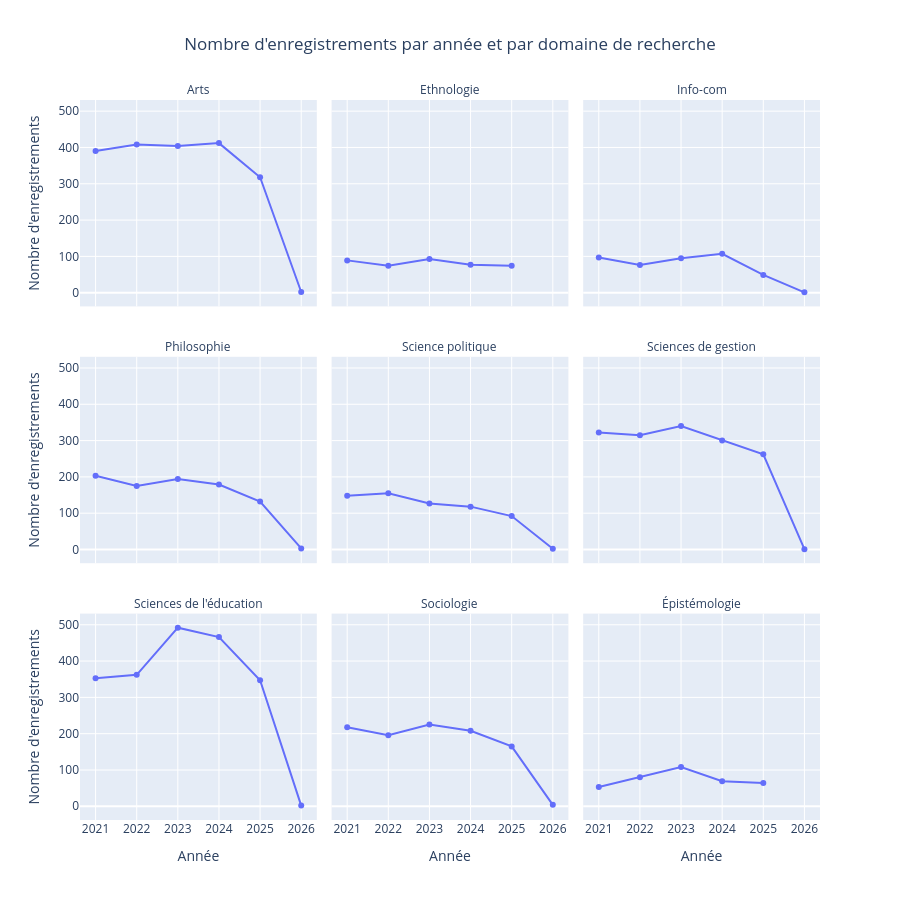

Source (notebook cell):
### Code cell
import plotly.express as px





df = pd.DataFrame(data)


df["annee"] = pd.to_numeric(df["annee"], errors="coerce")
df["cnu_norm"] = df["cnu_norm"].astype(str)

df = df.dropna(subset=["annee", "cnu"])
df["annee"] = df["annee"].astype(int)

# Compter le nombre d'enregistrements par année et par cnu
counts = (
    df.groupby(["cnu_norm", "annee"])
      .size()
      .reset_index(name="nb_enregistrements")
      .sort_values(["cnu_norm", "annee"])
)


fig = px.line(
    counts,
    x="annee",
    y="nb_enregistrements",
    facet_col="cnu_norm",
    facet_col_wrap=3,   
    markers=True,
    title="Nombre d'enregistrements par année et par domaine de recherche ",
    labels={
        "annee": "Année",
        "nb_enregistrements": "Nombre d'enregistrements",
        "cnu_norm": "Discipline"
    },
    hover_data={
        "annee": True,
        "cnu_norm": True,
        "nb_enregistrements": True
    }
)

# Remplacer cnu par sa valeur
fig.for_each_annotation(lambda a: a.update(text=a.text.split("=")[-1]))


# Mise en forme
fig.update_layout(
    height=900,
    showlegend=False,
    title_x=0.5
)

fig.update_xaxes(dtick=1)
fig.show()

### Figure 1 — Plotly figure (JSON) as saved in the notebook; plotly's stock layout.template omitted (floating-point values rounded to 4 significant figures)
{"data": [{"customdata": [["Arts"], ["Arts"], ["Arts"], ["Arts"], ["Arts"], ["Arts"]], "hovertemplate": "Discipline=%{customdata[0]}<br>Année=%{x}<br>Nombre d'enregistrements=%{y}<extra></extra>", "legendgroup": "", "line": {"color": "#636efa", "dash": "solid"}, "marker": {"symbol": "circle"}, "mode": "lines+markers", "name": "", "orientation": "v", "showlegend": false, "type": "scatter", "x": [2021, 2022, 2023, 2024, 2025, 2026], "xaxis": "x7", "y": [390, 408, 404, 412, 318, 2], "yaxis": "y7"}, {"customdata": [["Ethnologie"], ["Ethnologie"], ["Ethnologie"], ["Ethnologie"], ["Ethnologie"]], "hovertemplate": "Discipline=%{customdata[0]}<br>Année=%{x}<br>Nombre d'enregistrements=%{y}<extra></extra>", "legendgroup": "", "line": {"color": "#636efa", "dash": "solid"}, "marker": {"symbol": "circle"}, "mode": "lines+markers", "name": "", "orientation": "v", "showlegend": false, "type": "scatter", "x": [2021, 2022, 2023, 2024, 2025], "xaxis": "x8", "y": [89, 74, 93, 77, 74], "yaxis": "y8"}, {"customdata": [["Info-com"], ["Info-com"], ["Info-com"], ["Info-com"], ["Info-com"], ["Info-com"]], "hovertemplate": "Discipline=%{customdata[0]}<br>Année=%{x}<br>Nombre d'enregistrements=%{y}<extra></extra>", "legendgroup": "", "line": {"color": "#636efa", "dash": "solid"}, "marker": {"symbol": "circle"}, "mode": "lines+markers", "name": "", "orientation": "v", "showlegend": false, "type": "scatter", "x": [2021, 2022, 2023, 2024, 2025, 2026], "xaxis": "x9", "y": [97, 76, 95, 107, 49, 1], "yaxis": "y9"}, {"customdata": [["Philosophie"], ["Philosophie"], ["Philosophie"], ["Philosophie"], ["Philosophie"], ["Philosophie"]], "hovertemplate": "Discipline=%{customdata[0]}<br>Année=%{x}<br>Nombre d'enregistrements=%{y}<extra></extra>", "legendgroup": "", "line": {"color": "#636efa", "dash": "solid"}, "marker": {"symbol": "circle"}, "mode": "lines+markers", "name": "", "orientation": "v", "showlegend": false, "type": "scatter", "x": [2021, 2022, 2023, 2024, 2025, 2026], "xaxis": "x4", "y": [203, 175, 194, 179, 132, 3], "yaxis": "y4"}, {"customdata": [["Science politique"], ["Science politique"], ["Science politique"], ["Science politique"], ["Science politique"], ["Science politique"]], "hovertemplate": "Discipline=%{customdata[0]}<br>Année=%{x}<br>Nombre d'enregistrements=%{y}<extra></extra>", "legendgroup": "", "line": {"color": "#636efa", "dash": "solid"}, "marker": {"symbol": "circle"}, "mode": "lines+markers", "name": "", "orientation": "v", "showlegend": false, "type": "scatter", "x": [2021, 2022, 2023, 2024, 2025, 2026], "xaxis": "x5", "y": [148, 155, 127, 118, 92, 2], "yaxis": "y5"}, {"customdata": [["Sciences de gestion"], ["Sciences de gestion"], ["Sciences de gestion"], ["Sciences de gestion"], ["Sciences de gestion"], ["Sciences de gestion"]], "hovertemplate": "Discipline=%{customdata[0]}<br>Année=%{x}<br>Nombre d'enregistrements=%{y}<extra></extra>", "legendgroup": "", "line": {"color": "#636efa", "dash": "solid"}, "marker": {"symbol": "circle"}, "mode": "lines+markers", "name": "", "orientation": "v", "showlegend": false, "type": "scatter", "x": [2021, 2022, 2023, 2024, 2025, 2026], "xaxis": "x6", "y": [322, 315, 340, 300, 262, 1], "yaxis": "y6"}, {"customdata": [["Sciences de l'éducation"], ["Sciences de l'éducation"], ["Sciences de l'éducation"], ["Sciences de l'éducation"], ["Sciences de l'éducation"], ["Sciences de l'éducation"]], "hovertemplate": "Discipline=%{customdata[0]}<br>Année=%{x}<br>Nombre d'enregistrements=%{y}<extra></extra>", "legendgroup": "", "line": {"color": "#636efa", "dash": "solid"}, "marker": {"symbol": "circle"}, "mode": "lines+markers", "name": "", "orientation": "v", "showlegend": false, "type": "scatter", "x": [2021, 2022, 2023, 2024, 2025, 2026], "xaxis": "x", "y": [353, 362, 492, 466, 347, 2], "yaxis": "y"}, {"customdata": [["Sociologie"], ["Sociologie"], ["Sociologie"], ["Sociologie"], ["Sociologie"], ["Sociologie"]], "hovertemplate": "Discipline=%{customdata[0]}<br>Année=%{x}<br>Nombre d'enregistrements=%{y}<extra></extra>", "legendgroup": "", "line": {"color": "#636efa", "dash": "solid"}, "marker": {"symbol": "circle"}, "mode": "lines+markers", "name": "", "orientation": "v", "showlegend": false, "type": "scatter", "x": [2021, 2022, 2023, 2024, 2025, 2026], "xaxis": "x2", "y": [218, 196, 225, 208, 165, 4], "yaxis": "y2"}, {"customdata": [["Épistémologie"], ["Épistémologie"], ["Épistémologie"], ["Épistémologie"], ["Épistémologie"]], "hovertemplate": "Discipline=%{customdata[0]}<br>Année=%{x}<br>Nombre d'enregistrements=%{y}<extra></extra>", "legendgroup": "", "line": {"color": "#636efa", "dash": "solid"}, "marker": {"symbol": "circle"}, "mode": "lines+markers", "name": "", "orientation": "v", "showlegend": false, "type": "scatter", "x": [2021, 2022, 2023, 2024, 2025], "xaxis": "x3", "y": [53, 80, 108, 69, 64], "yaxis": "y3"}], "layout": {"annotations": [{"font": {}, "showarrow": false, "text": "Sciences de l'éducation", "x": 0.16, "xanchor": "center", "xref": "paper", "y": 0.2867, "yanchor": "bottom", "yref": "paper"}, {"font": {}, "showarrow": false, "text": "Sociologie", "x": 0.5, "xanchor": "center", "xref": "paper", "y": 0.2867, "yanchor": "bottom", "yref": "paper"}, {"font": {}, "showarrow": false, "text": "Épistémologie", "x": 0.84, "xanchor": "center", "xref": "paper", "y": 0.2867, "yanchor": "bottom", "yref": "paper"}, {"font": {}, "showarrow": false, "text": "Philosophie", "x": 0.16, "xanchor": "center", "xref": "paper", "y": 0.6433, "yanchor": "bottom", "yref": "paper"}, {"font": {}, "showarrow": false, "text": "Science politique", "x": 0.5, "xanchor": "center", "xref": "paper", "y": 0.6433, "yanchor": "bottom", "yref": "paper"}, {"font": {}, "showarrow": false, "text": "Sciences de gestion", "x": 0.84, "xanchor": "center", "xref": "paper", "y": 0.6433, "yanchor": "bottom", "yref": "paper"}, {"font": {}, "showarrow": false, "text": "Arts", "x": 0.16, "xanchor": "center", "xref": "paper", "y": 1.0, "yanchor": "bottom", "yref": "paper"}, {"font": {}, "showarrow": false, "text": "Ethnologie", "x": 0.5, "xanchor": "center", "xref": "paper", "y": 1.0, "yanchor": "bottom", "yref": "paper"}, {"font": {}, "showarrow": false, "text": "Info-com", "x": 0.84, "xanchor": "center", "xref": "paper", "y": 1.0, "yanchor": "bottom", "yref": "paper"}], "height": 900, "legend": {"tracegroupgap": 0}, "showlegend": false, "title": {"text": "Nombre d'enregistrements par année et par domaine de recherche ", "x": 0.5}, "xaxis": {"anchor": "y", "domain": [0, 0.32], "dtick": 1, "title": {"text": "Année"}}, "xaxis2": {"anchor": "y2", "domain": [0.34, 0.66], "dtick": 1, "matches": "x", "title": {"text": "Année"}}, "xaxis3": {"anchor": "y3", "domain": [0.68, 1.0], "dtick": 1, "matches": "x", "title": {"text": "Année"}}, "xaxis4": {"anchor": "y4", "domain": [0, 0.32], "dtick": 1, "matches": "x", "showticklabels": false}, "xaxis5": {"anchor": "y5", "domain": [0.34, 0.66], "dtick": 1, "matches": "x", "showticklabels": false}, "xaxis6": {"anchor": "y6", "domain": [0.68, 1.0], "dtick": 1, "matches": "x", "showticklabels": false}, "xaxis7": {"anchor": "y7", "domain": [0, 0.32], "dtick": 1, "matches": "x", "showticklabels": false}, "xaxis8": {"anchor": "y8", "domain": [0.34, 0.66], "dtick": 1, "matches": "x", "showticklabels": false}, "xaxis9": {"anchor": "y9", "domain": [0.68, 1.0], "dtick": 1, "matches": "x", "showticklabels": false}, "yaxis": {"anchor": "x", "domain": [0, 0.2867], "title": {"text": "Nombre d'enregistrements"}}, "yaxis2": {"anchor": "x2", "domain": [0, 0.2867], "matches": "y", "showticklabels": false}, "yaxis3": {"anchor": "x3", "domain": [0, 0.2867], "matches": "y", "showticklabels": false}, "yaxis4": {"anchor": "x4", "domain": [0.3567, 0.6433], "matches": "y", "title": {"text": "Nombre d'enregistrements"}}, "yaxis5": {"anchor": "x5", "domain": [0.3567, 0.6433], "matches": "y", "showticklabels": false}, "yaxis6": {"anchor": "x6", "domain": [0.3567, 0.6433], "matches": "y", "showticklabels": false}, "yaxis7": {"anchor": "x7", "domain": [0.7133, 1.0], "matches": "y", "title": {"text": "Nombre d'enregistrements"}}, "yaxis8": {"anchor": "x8", "domain": [0.7133, 1.0], "matches": "y", "showticklabels": false}, "yaxis9": {"anchor": "x9", "domain": [0.7133, 1.0], "matches": "y", "showticklabels": false}}}
